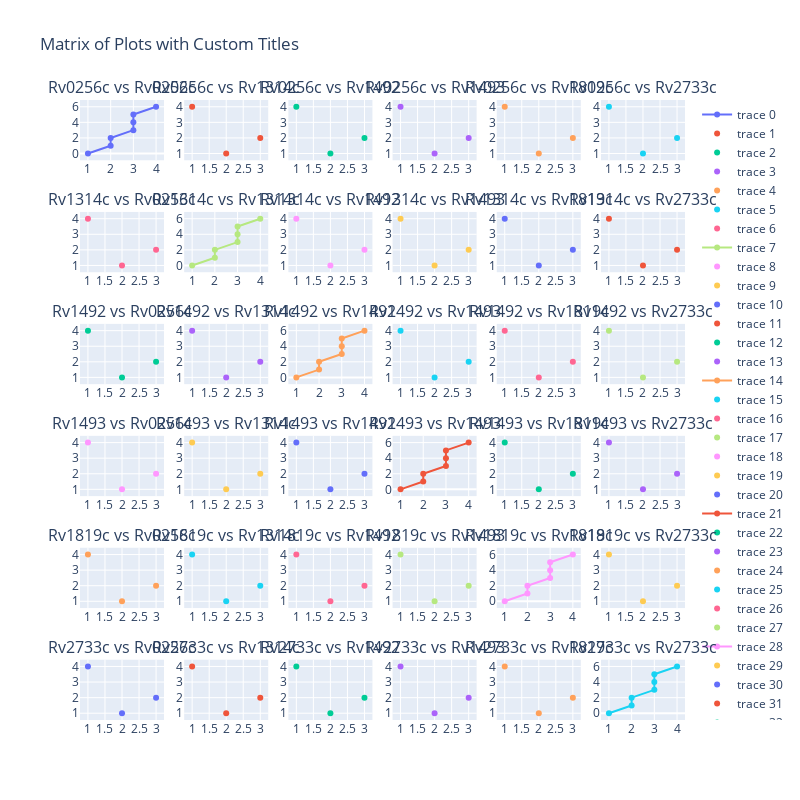

This figure's notebook cell:
### Code cell
import plotly.graph_objects as go
from plotly.subplots import make_subplots

# Example setup - adjust the number of variables and data accordingly
num_variables = 4  # Adjust based on your dataset
variable_names = ['Var1', 'Var2', 'Var3', 'Var4']  # Example variable names

# Create a subplot grid
fig = make_subplots(rows=len(list_rvid), cols=len(list_rvid),
                    subplot_titles=[f'{var1} vs {var2}' for var1 in list_rvid for var2 in list_rvid])

# Populate the grid with scatter plots
for row in range(1, len(list_rvid) + 1):
    for col in range(1, len(list_rvid) + 1):
        if row == col:
            # Example for diagonal - histogram (adjust as needed)
            fig.add_trace(go.Scatter(x=), row=row, col=col)
        else:
            # Example for off-diagonal - scatter plot (replace with actual data)
            fig.add_trace(go.Scatter(x=[1, 2, 3], y=[4, 1, 2], mode='markers'), row=row, col=col)

# Update layout if needed (optional)
fig.update_layout(height=800, width=800, title_text="Matrix of Plots with Custom Titles")

fig.show()

### Figure 1 — Plotly figure (JSON) as saved in the notebook; plotly's stock layout.template omitted (floating-point values rounded to 4 significant figures)
{"data": [{"type": "scatter", "x": [1, 2, 2, 3, 3, 3, 4], "xaxis": "x", "yaxis": "y"}, {"mode": "markers", "type": "scatter", "x": [1, 2, 3], "xaxis": "x2", "y": [4, 1, 2], "yaxis": "y2"}, {"mode": "markers", "type": "scatter", "x": [1, 2, 3], "xaxis": "x3", "y": [4, 1, 2], "yaxis": "y3"}, {"mode": "markers", "type": "scatter", "x": [1, 2, 3], "xaxis": "x4", "y": [4, 1, 2], "yaxis": "y4"}, {"mode": "markers", "type": "scatter", "x": [1, 2, 3], "xaxis": "x5", "y": [4, 1, 2], "yaxis": "y5"}, {"mode": "markers", "type": "scatter", "x": [1, 2, 3], "xaxis": "x6", "y": [4, 1, 2], "yaxis": "y6"}, {"mode": "markers", "type": "scatter", "x": [1, 2, 3], "xaxis": "x7", "y": [4, 1, 2], "yaxis": "y7"}, {"type": "scatter", "x": [1, 2, 2, 3, 3, 3, 4], "xaxis": "x8", "yaxis": "y8"}, {"mode": "markers", "type": "scatter", "x": [1, 2, 3], "xaxis": "x9", "y": [4, 1, 2], "yaxis": "y9"}, {"mode": "markers", "type": "scatter", "x": [1, 2, 3], "xaxis": "x10", "y": [4, 1, 2], "yaxis": "y10"}, {"mode": "markers", "type": "scatter", "x": [1, 2, 3], "xaxis": "x11", "y": [4, 1, 2], "yaxis": "y11"}, {"mode": "markers", "type": "scatter", "x": [1, 2, 3], "xaxis": "x12", "y": [4, 1, 2], "yaxis": "y12"}, {"mode": "markers", "type": "scatter", "x": [1, 2, 3], "xaxis": "x13", "y": [4, 1, 2], "yaxis": "y13"}, {"mode": "markers", "type": "scatter", "x": [1, 2, 3], "xaxis": "x14", "y": [4, 1, 2], "yaxis": "y14"}, {"type": "scatter", "x": [1, 2, 2, 3, 3, 3, 4], "xaxis": "x15", "yaxis": "y15"}, {"mode": "markers", "type": "scatter", "x": [1, 2, 3], "xaxis": "x16", "y": [4, 1, 2], "yaxis": "y16"}, {"mode": "markers", "type": "scatter", "x": [1, 2, 3], "xaxis": "x17", "y": [4, 1, 2], "yaxis": "y17"}, {"mode": "markers", "type": "scatter", "x": [1, 2, 3], "xaxis": "x18", "y": [4, 1, 2], "yaxis": "y18"}, {"mode": "markers", "type": "scatter", "x": [1, 2, 3], "xaxis": "x19", "y": [4, 1, 2], "yaxis": "y19"}, {"mode": "markers", "type": "scatter", "x": [1, 2, 3], "xaxis": "x20", "y": [4, 1, 2], "yaxis": "y20"}, {"mode": "markers", "type": "scatter", "x": [1, 2, 3], "xaxis": "x21", "y": [4, 1, 2], "yaxis": "y21"}, {"type": "scatter", "x": [1, 2, 2, 3, 3, 3, 4], "xaxis": "x22", "yaxis": "y22"}, {"mode": "markers", "type": "scatter", "x": [1, 2, 3], "xaxis": "x23", "y": [4, 1, 2], "yaxis": "y23"}, {"mode": "markers", "type": "scatter", "x": [1, 2, 3], "xaxis": "x24", "y": [4, 1, 2], "yaxis": "y24"}, {"mode": "markers", "type": "scatter", "x": [1, 2, 3], "xaxis": "x25", "y": [4, 1, 2], "yaxis": "y25"}, {"mode": "markers", "type": "scatter", "x": [1, 2, 3], "xaxis": "x26", "y": [4, 1, 2], "yaxis": "y26"}, {"mode": "markers", "type": "scatter", "x": [1, 2, 3], "xaxis": "x27", "y": [4, 1, 2], "yaxis": "y27"}, {"mode": "markers", "type": "scatter", "x": [1, 2, 3], "xaxis": "x28", "y": [4, 1, 2], "yaxis": "y28"}, {"type": "scatter", "x": [1, 2, 2, 3, 3, 3, 4], "xaxis": "x29", "yaxis": "y29"}, {"mode": "markers", "type": "scatter", "x": [1, 2, 3], "xaxis": "x30", "y": [4, 1, 2], "yaxis": "y30"}, {"mode": "markers", "type": "scatter", "x": [1, 2, 3], "xaxis": "x31", "y": [4, 1, 2], "yaxis": "y31"}, {"mode": "markers", "type": "scatter", "x": [1, 2, 3], "xaxis": "x32", "y": [4, 1, 2], "yaxis": "y32"}, {"mode": "markers", "type": "scatter", "x": [1, 2, 3], "xaxis": "x33", "y": [4, 1, 2], "yaxis": "y33"}, {"mode": "markers", "type": "scatter", "x": [1, 2, 3], "xaxis": "x34", "y": [4, 1, 2], "yaxis": "y34"}, {"mode": "markers", "type": "scatter", "x": [1, 2, 3], "xaxis": "x35", "y": [4, 1, 2], "yaxis": "y35"}, {"type": "scatter", "x": [1, 2, 2, 3, 3, 3, 4], "xaxis": "x36", "yaxis": "y36"}], "layout": {"annotations": [{"font": {"size": 16}, "showarrow": false, "text": "Rv0256c vs Rv0256c", "x": 0.06944, "xanchor": "center", "xref": "paper", "y": 1.0, "yanchor": "bottom", "yref": "paper"}, {"font": {"size": 16}, "showarrow": false, "text": "Rv0256c vs Rv1314c", "x": 0.2417, "xanchor": "center", "xref": "paper", "y": 1.0, "yanchor": "bottom", "yref": "paper"}, {"font": {"size": 16}, "showarrow": false, "text": "Rv0256c vs Rv1492", "x": 0.4139, "xanchor": "center", "xref": "paper", "y": 1.0, "yanchor": "bottom", "yref": "paper"}, {"font": {"size": 16}, "showarrow": false, "text": "Rv0256c vs Rv1493", "x": 0.5861, "xanchor": "center", "xref": "paper", "y": 1.0, "yanchor": "bottom", "yref": "paper"}, {"font": {"size": 16}, "showarrow": false, "text": "Rv0256c vs Rv1819c", "x": 0.7583, "xanchor": "center", "xref": "paper", "y": 1.0, "yanchor": "bottom", "yref": "paper"}, {"font": {"size": 16}, "showarrow": false, "text": "Rv0256c vs Rv2733c", "x": 0.9306, "xanchor": "center", "xref": "paper", "y": 1.0, "yanchor": "bottom", "yref": "paper"}, {"font": {"size": 16}, "showarrow": false, "text": "Rv1314c vs Rv0256c", "x": 0.06944, "xanchor": "center", "xref": "paper", "y": 0.8194, "yanchor": "bottom", "yref": "paper"}, {"font": {"size": 16}, "showarrow": false, "text": "Rv1314c vs Rv1314c", "x": 0.2417, "xanchor": "center", "xref": "paper", "y": 0.8194, "yanchor": "bottom", "yref": "paper"}, {"font": {"size": 16}, "showarrow": false, "text": "Rv1314c vs Rv1492", "x": 0.4139, "xanchor": "center", "xref": "paper", "y": 0.8194, "yanchor": "bottom", "yref": "paper"}, {"font": {"size": 16}, "showarrow": false, "text": "Rv1314c vs Rv1493", "x": 0.5861, "xanchor": "center", "xref": "paper", "y": 0.8194, "yanchor": "bottom", "yref": "paper"}, {"font": {"size": 16}, "showarrow": false, "text": "Rv1314c vs Rv1819c", "x": 0.7583, "xanchor": "center", "xref": "paper", "y": 0.8194, "yanchor": "bottom", "yref": "paper"}, {"font": {"size": 16}, "showarrow": false, "text": "Rv1314c vs Rv2733c", "x": 0.9306, "xanchor": "center", "xref": "paper", "y": 0.8194, "yanchor": "bottom", "yref": "paper"}, {"font": {"size": 16}, "showarrow": false, "text": "Rv1492 vs Rv0256c", "x": 0.06944, "xanchor": "center", "xref": "paper", "y": 0.6389, "yanchor": "bottom", "yref": "paper"}, {"font": {"size": 16}, "showarrow": false, "text": "Rv1492 vs Rv1314c", "x": 0.2417, "xanchor": "center", "xref": "paper", "y": 0.6389, "yanchor": "bottom", "yref": "paper"}, {"font": {"size": 16}, "showarrow": false, "text": "Rv1492 vs Rv1492", "x": 0.4139, "xanchor": "center", "xref": "paper", "y": 0.6389, "yanchor": "bottom", "yref": "paper"}, {"font": {"size": 16}, "showarrow": false, "text": "Rv1492 vs Rv1493", "x": 0.5861, "xanchor": "center", "xref": "paper", "y": 0.6389, "yanchor": "bottom", "yref": "paper"}, {"font": {"size": 16}, "showarrow": false, "text": "Rv1492 vs Rv1819c", "x": 0.7583, "xanchor": "center", "xref": "paper", "y": 0.6389, "yanchor": "bottom", "yref": "paper"}, {"font": {"size": 16}, "showarrow": false, "text": "Rv1492 vs Rv2733c", "x": 0.9306, "xanchor": "center", "xref": "paper", "y": 0.6389, "yanchor": "bottom", "yref": "paper"}, {"font": {"size": 16}, "showarrow": false, "text": "Rv1493 vs Rv0256c", "x": 0.06944, "xanchor": "center", "xref": "paper", "y": 0.4583, "yanchor": "bottom", "yref": "paper"}, {"font": {"size": 16}, "showarrow": false, "text": "Rv1493 vs Rv1314c", "x": 0.2417, "xanchor": "center", "xref": "paper", "y": 0.4583, "yanchor": "bottom", "yref": "paper"}, {"font": {"size": 16}, "showarrow": false, "text": "Rv1493 vs Rv1492", "x": 0.4139, "xanchor": "center", "xref": "paper", "y": 0.4583, "yanchor": "bottom", "yref": "paper"}, {"font": {"size": 16}, "showarrow": false, "text": "Rv1493 vs Rv1493", "x": 0.5861, "xanchor": "center", "xref": "paper", "y": 0.4583, "yanchor": "bottom", "yref": "paper"}, {"font": {"size": 16}, "showarrow": false, "text": "Rv1493 vs Rv1819c", "x": 0.7583, "xanchor": "center", "xref": "paper", "y": 0.4583, "yanchor": "bottom", "yref": "paper"}, {"font": {"size": 16}, "showarrow": false, "text": "Rv1493 vs Rv2733c", "x": 0.9306, "xanchor": "center", "xref": "paper", "y": 0.4583, "yanchor": "bottom", "yref": "paper"}, {"font": {"size": 16}, "showarrow": false, "text": "Rv1819c vs Rv0256c", "x": 0.06944, "xanchor": "center", "xref": "paper", "y": 0.2778, "yanchor": "bottom", "yref": "paper"}, {"font": {"size": 16}, "showarrow": false, "text": "Rv1819c vs Rv1314c", "x": 0.2417, "xanchor": "center", "xref": "paper", "y": 0.2778, "yanchor": "bottom", "yref": "paper"}, {"font": {"size": 16}, "showarrow": false, "text": "Rv1819c vs Rv1492", "x": 0.4139, "xanchor": "center", "xref": "paper", "y": 0.2778, "yanchor": "bottom", "yref": "paper"}, {"font": {"size": 16}, "showarrow": false, "text": "Rv1819c vs Rv1493", "x": 0.5861, "xanchor": "center", "xref": "paper", "y": 0.2778, "yanchor": "bottom", "yref": "paper"}, {"font": {"size": 16}, "showarrow": false, "text": "Rv1819c vs Rv1819c", "x": 0.7583, "xanchor": "center", "xref": "paper", "y": 0.2778, "yanchor": "bottom", "yref": "paper"}, {"font": {"size": 16}, "showarrow": false, "text": "Rv1819c vs Rv2733c", "x": 0.9306, "xanchor": "center", "xref": "paper", "y": 0.2778, "yanchor": "bottom", "yref": "paper"}, {"font": {"size": 16}, "showarrow": false, "text": "Rv2733c vs Rv0256c", "x": 0.06944, "xanchor": "center", "xref": "paper", "y": 0.09722, "yanchor": "bottom", "yref": "paper"}, {"font": {"size": 16}, "showarrow": false, "text": "Rv2733c vs Rv1314c", "x": 0.2417, "xanchor": "center", "xref": "paper", "y": 0.09722, "yanchor": "bottom", "yref": "paper"}, {"font": {"size": 16}, "showarrow": false, "text": "Rv2733c vs Rv1492", "x": 0.4139, "xanchor": "center", "xref": "paper", "y": 0.09722, "yanchor": "bottom", "yref": "paper"}, {"font": {"size": 16}, "showarrow": false, "text": "Rv2733c vs Rv1493", "x": 0.5861, "xanchor": "center", "xref": "paper", "y": 0.09722, "yanchor": "bottom", "yref": "paper"}, {"font": {"size": 16}, "showarrow": false, "text": "Rv2733c vs Rv1819c", "x": 0.7583, "xanchor": "center", "xref": "paper", "y": 0.09722, "yanchor": "bottom", "yref": "paper"}, {"font": {"size": 16}, "showarrow": false, "text": "Rv2733c vs Rv2733c", "x": 0.9306, "xanchor": "center", "xref": "paper", "y": 0.09722, "yanchor": "bottom", "yref": "paper"}], "height": 800, "title": {"text": "Matrix of Plots with Custom Titles"}, "width": 800, "xaxis": {"anchor": "y", "autorange": true, "domain": [0, 0.1389], "range": [0.6481, 4.352], "type": "linear"}, "xaxis10": {"anchor": "y10", "autorange": true, "domain": [0.5167, 0.6556], "range": [0.7654, 3.235], "type": "linear"}, "xaxis11": {"anchor": "y11", "autorange": true, "domain": [0.6889, 0.8278], "range": [0.7654, 3.235], "type": "linear"}, "xaxis12": {"anchor": "y12", "autorange": true, "domain": [0.8611, 1], "range": [0.7654, 3.235], "type": "linear"}, "xaxis13": {"anchor": "y13", "autorange": true, "domain": [0, 0.1389], "range": [0.7654, 3.235], "type": "linear"}, "xaxis14": {"anchor": "y14", "autorange": true, "domain": [0.1722, 0.3111], "range": [0.7654, 3.235], "type": "linear"}, "xaxis15": {"anchor": "y15", "autorange": true, "domain": [0.3444, 0.4833], "range": [0.6481, 4.352], "type": "linear"}, "xaxis16": {"anchor": "y16", "autorange": true, "domain": [0.5167, 0.6556], "range": [0.7654, 3.235], "type": "linear"}, "xaxis17": {"anchor": "y17", "autorange": true, "domain": [0.6889, 0.8278], "range": [0.7654, 3.235], "type": "linear"}, "xaxis18": {"anchor": "y18", "autorange": true, "domain": [0.8611, 1], "range": [0.7654, 3.235], "type": "linear"}, "xaxis19": {"anchor": "y19", "autorange": true, "domain": [0, 0.1389], "range": [0.7654, 3.235], "type": "linear"}, "xaxis2": {"anchor": "y2", "autorange": true, "domain": [0.1722, 0.3111], "range": [0.7654, 3.235], "type": "linear"}, "xaxis20": {"anchor": "y20", "autorange": true, "domain": [0.1722, 0.3111], "range": [0.7654, 3.235], "type": "linear"}, "xaxis21": {"anchor": "y21", "autorange": true, "domain": [0.3444, 0.4833], "range": [0.7654, 3.235], "type": "linear"}, "xaxis22": {"anchor": "y22", "autorange": true, "domain": [0.5167, 0.6556], "range": [0.6481, 4.352], "type": "linear"}, "xaxis23": {"anchor": "y23", "autorange": true, "domain": [0.6889, 0.8278], "range": [0.7654, 3.235], "type": "linear"}, "xaxis24": {"anchor": "y24", "autorange": true, "domain": [0.8611, 1], "range": [0.7654, 3.235], "type": "linear"}, "xaxis25": {"anchor": "y25", "autorange": true, "domain": [0, 0.1389], "range": [0.7654, 3.235], "type": "linear"}, "xaxis26": {"anchor": "y26", "autorange": true, "domain": [0.1722, 0.3111], "range": [0.7654, 3.235], "type": "linear"}, "xaxis27": {"anchor": "y27", "autorange": true, "domain": [0.3444, 0.4833], "range": [0.7654, 3.235], "type": "linear"}, "xaxis28": {"anchor": "y28", "autorange": true, "domain": [0.5167, 0.6556], "range": [0.7654, 3.235], "type": "linear"}, "xaxis29": {"anchor": "y29", "autorange": true, "domain": [0.6889, 0.8278], "range": [0.6481, 4.352], "type": "linear"}, "xaxis3": {"anchor": "y3", "autorange": true, "domain": [0.3444, 0.4833], "range": [0.7654, 3.235], "type": "linear"}, "xaxis30": {"anchor": "y30", "autorange": true, "domain": [0.8611, 1], "range": [0.7654, 3.235], "type": "linear"}, "xaxis31": {"anchor": "y31", "autorange": true, "domain": [0, 0.1389], "range": [0.7654, 3.235], "type": "linear"}, "xaxis32": {"anchor": "y32", "autorange": true, "domain": [0.1722, 0.3111], "range": [0.7654, 3.235], "type": "linear"}, "xaxis33": {"anchor": "y33", "autorange": true, "domain": [0.3444, 0.4833], "range": [0.7654, 3.235], "type": "linear"}, "xaxis34": {"anchor": "y34", "autorange": true, "domain": [0.5167, 0.6556], "range": [0.7654, 3.235], "type": "linear"}, "xaxis35": {"anchor": "y35", "autorange": true, "domain": [0.6889, 0.8278], "range": [0.7654, 3.235], "type": "linear"}, "xaxis36": {"anchor": "y36", "autorange": true, "domain": [0.8611, 1], "range": [0.6481, 4.352], "type": "linear"}, "xaxis4": {"anchor": "y4", "autorange": true, "domain": [0.5167, 0.6556], "range": [0.7654, 3.235], "type": "linear"}, "xaxis5": {"anchor": "y5", "autorange": true, "domain": [0.6889, 0.8278], "range": [0.7654, 3.235], "type": "linear"}, "xaxis6": {"anchor": "y6", "autorange": true, "domain": [0.8611, 1], "range": [0.7654, 3.235], "type": "linear"}, "xaxis7": {"anchor": "y7", "autorange": true, "domain": [0, 0.1389], "range": [0.7654, 3.235], "type": "linear"}, "xaxis8": {"anchor": "y8", "autorange": true, "domain": [0.1722, 0.3111], "range": [0.6481, 4.352], "type": "linear"}, "xaxis9": {"anchor": "y9", "autorange": true, "domain": [0.3444, 0.4833], "range": [0.7654, 3.235], "type": "linear"}, "yaxis": {"anchor": "x", "autorange": true, "domain": [0.9028, 1.0], "range": [-0.8681, 6.868]}, "yaxis10": {"anchor": "x10", "autorange": true, "domain": [0.7222, 0.8194], "range": [0.566, 4.434], "type": "linear"}, "yaxis11": {"anchor": "x11", "autorange": true, "domain": [0.7222, 0.8194], "range": [0.566, 4.434], "type": "linear"}, "yaxis12": {"anchor": "x12", "autorange": true, "domain": [0.7222, 0.8194], "range": [0.566, 4.434], "type": "linear"}, "yaxis13": {"anchor": "x13", "autorange": true, "domain": [0.5417, 0.6389], "range": [0.566, 4.434], "type": "linear"}, "yaxis14": {"anchor": "x14", "autorange": true, "domain": [0.5417, 0.6389], "range": [0.566, 4.434], "type": "linear"}, "yaxis15": {"anchor": "x15", "autorange": true, "domain": [0.5417, 0.6389], "range": [-0.8681, 6.868]}, "yaxis16": {"anchor": "x16", "autorange": true, "domain": [0.5417, 0.6389], "range": [0.566, 4.434], "type": "linear"}, "yaxis17": {"anchor": "x17", "autorange": true, "domain": [0.5417, 0.6389], "range": [0.566, 4.434], "type": "linear"}, "yaxis18": {"anchor": "x18", "autorange": true, "domain": [0.5417, 0.6389], "range": [0.566, 4.434], "type": "linear"}, "yaxis19": {"anchor": "x19", "autorange": true, "domain": [0.3611, 0.4583], "range": [0.566, 4.434], "type": "linear"}, "yaxis2": {"anchor": "x2", "autorange": true, "domain": [0.9028, 1.0], "range": [0.566, 4.434], "type": "linear"}, "yaxis20": {"anchor": "x20", "autorange": true, "domain": [0.3611, 0.4583], "range": [0.566, 4.434], "type": "linear"}, "yaxis21": {"anchor": "x21", "autorange": true, "domain": [0.3611, 0.4583], "range": [0.566, 4.434], "type": "linear"}, "yaxis22": {"anchor": "x22", "autorange": true, "domain": [0.3611, 0.4583], "range": [-0.8681, 6.868]}, "yaxis23": {"anchor": "x23", "autorange": true, "domain": [0.3611, 0.4583], "range": [0.566, 4.434], "type": "linear"}, "yaxis24": {"anchor": "x24", "autorange": true, "domain": [0.3611, 0.4583], "range": [0.566, 4.434], "type": "linear"}, "yaxis25": {"anchor": "x25", "autorange": true, "domain": [0.1806, 0.2778], "range": [0.566, 4.434], "type": "linear"}, "yaxis26": {"anchor": "x26", "autorange": true, "domain": [0.1806, 0.2778], "range": [0.566, 4.434], "type": "linear"}, "yaxis27": {"anchor": "x27", "autorange": true, "domain": [0.1806, 0.2778], "range": [0.566, 4.434], "type": "linear"}, "yaxis28": {"anchor": "x28", "autorange": true, "domain": [0.1806, 0.2778], "range": [0.566, 4.434], "type": "linear"}, "yaxis29": {"anchor": "x29", "autorange": true, "domain": [0.1806, 0.2778], "range": [-0.8681, 6.868]}, "yaxis3": {"anchor": "x3", "autorange": true, "domain": [0.9028, 1.0], "range": [0.566, 4.434], "type": "linear"}, "yaxis30": {"anchor": "x30", "autorange": true, "domain": [0.1806, 0.2778], "range": [0.566, 4.434], "type": "linear"}, "yaxis31": {"anchor": "x31", "autorange": true, "domain": [0, 0.09722], "range": [0.566, 4.434], "type": "linear"}, "yaxis32": {"anchor": "x32", "autorange": true, "domain": [0, 0.09722], "range": [0.566, 4.434], "type": "linear"}, "yaxis33": {"anchor": "x33", "autorange": true, "domain": [0, 0.09722], "range": [0.566, 4.434], "type": "linear"}, "yaxis34": {"anchor": "x34", "autorange": true, "domain": [0, 0.09722], "range": [0.566, 4.434], "type": "linear"}, "yaxis35": {"anchor": "x35", "autorange": true, "domain": [0, 0.09722], "range": [0.566, 4.434], "type": "linear"}, "yaxis36": {"anchor": "x36", "autorange": true, "domain": [0, 0.09722], "range": [-0.8681, 6.868]}, "yaxis4": {"anchor": "x4", "autorange": true, "domain": [0.9028, 1.0], "range": [0.566, 4.434], "type": "linear"}, "yaxis5": {"anchor": "x5", "autorange": true, "domain": [0.9028, 1.0], "range": [0.566, 4.434], "type": "linear"}, "yaxis6": {"anchor": "x6", "autorange": true, "domain": [0.9028, 1.0], "range": [0.566, 4.434], "type": "linear"}, "yaxis7": {"anchor": "x7", "autorange": true, "domain": [0.7222, 0.8194], "range": [0.566, 4.434], "type": "linear"}, "yaxis8": {"anchor": "x8", "autorange": true, "domain": [0.7222, 0.8194], "range": [-0.8681, 6.868]}, "yaxis9": {"anchor": "x9", "autorange": true, "domain": [0.7222, 0.8194], "range": [0.566, 4.434], "type": "linear"}}}
